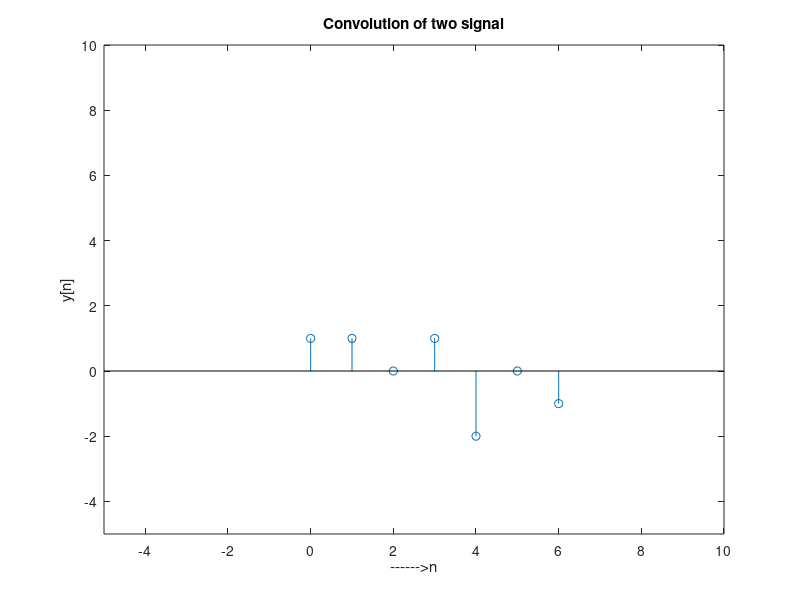

Reproduce this figure in MATLAB.
clc; 
close all; 
clear all; 

x=[1,2,1,1]; %first signal 0r input signal 
h=[1,-1,1,-1]; %second signal
N1=length(x); 
N2=length(h); 
X=[x,zeros(1,N2)]; %padding of N2 zeros 
H=[h,zeros(1,N1)]; %padding of N1 zeros 
y=zeros(1,N1+N2-1); 
 for i=1:N1+N2-1 
     for j=1:N1 
        if(i-j+1>0) 
            y(i)=y(i)+X(j)*H(i-j+1); 
        else 
            end 
     end 
 end 
 n=0:N1+N2-2; %this line is optional
 stem(n,y);
 axis([-5 10 -5 10]);
 ylabel('y[n]'); 
 xlabel('------>n'); 
 title('Convolution of two signal'); 